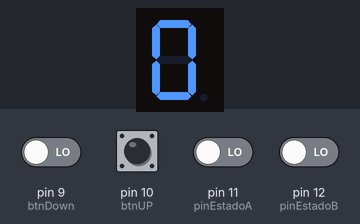
The sketch below on a simulated Arduino Uno, built with avr-gcc and run on an emulated ATmega328P. Parts: 1-digit seven-segment display. Wiring (inferred from the names in the program): 1-digit 7-segment display, segments lit when HIGH: segments pin 2, pin 3, pin 4, pin 5, pin 6, pin 7, pin 8. The inputs (shaded band) are chosen by the test bench; at power-on: pin 9 (btnDown), pin 10 (btnUP), pin 11 (pinEstadoA), pin 12 (pinEstadoB) LOW. The segment pins are drawn as the display they are named for.

Above: at 2.8 s.
2.9 s: pin 11 (pinEstadoA) driven HIGH
At 4.05 s:
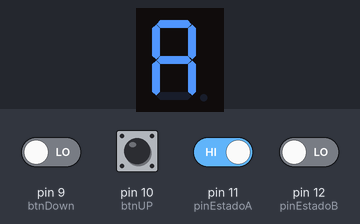
At 4.45 s:
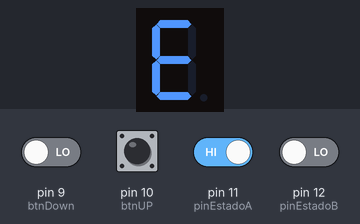
5.9 s: pin 9 (btnDown) driven HIGH
At 11.0 s:
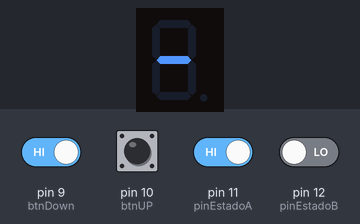
Timing chart, 0 to 12.5 s (numbered marks = the images above; inputs shaded):
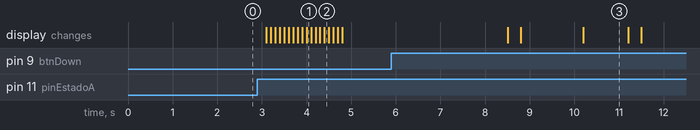

Measured:
- after the input at 2.9 s, the display: first changes after 0.20 s (image 1 shows a later state)
- after the input at 5.9 s, the display: first changes after 2.6 s (image 3 shows a later state)
- what the display in image 3 shows lasts 1.0 s, from 10.2 s to 11.2 s

The sketch:

Ensamblador-arq.ino
```cpp
int pinA = 2;
int pinB = 3;
int pinC = 4;
int pinD = 5;
int pinE = 6;
int pinF = 7;
int pinG = 8;
int btnDown = 9;
int btnUP = 10;
int contador = 0;
int resultado;
// Definición de las entradas EstadoA y EstadoB
int pinEstadoA = 11; // Definir el pin para EstadoA
int pinEstadoB = 12; // Definir el pin para EstadoB

void setup()
{
  for (int x = 2; x <= 8; x++) {
    pinMode(x, OUTPUT);
  }

  pinMode(btnDown, INPUT);
  pinMode(btnUP, INPUT);

  pinMode(pinEstadoA, INPUT); // Configurar EstadoA como entrada
  pinMode(pinEstadoB, INPUT); // Configurar EstadoB como entrada

  // Inicializar display apagado
  for (int x = 2; x <= 8; x++) {
    digitalWrite(x, LOW);
  }
}

void loop()
{
  // Leer el valor de los botones
  int valorbtnup = digitalRead(btnUP);
  if (valorbtnup == HIGH) {
    contador++;
    delay(200);
  }

  int valorbtndown = digitalRead(btnDown);
  if (valorbtndown == HIGH) {
    contador--;
    delay(200);
  }

  // Limitar el contador entre 0 y 15
  if (contador > 15) {
    contador = 0;
  }
  if (contador < 0) {
    contador = 15;
  }

  // Leer los estados de las entradas A y B
  int EstadoA = digitalRead(pinEstadoA);
  int EstadoB = digitalRead(pinEstadoB);

  // Aquí se realizarían las operaciones según el contador
  if (contador == 0) {
  // Suma
  if (EstadoA ^ EstadoB) {
    resultado += 1;
    delay(100);
  }
  if (EstadoA && EstadoB) {
    resultado += 2;
    delay(100);
  }

}

  if (contador == 1) {
    // Resta
      if (EstadoA ^ EstadoB) {
        resultado -= 1;
        delay(100);
      }

      if (!EstadoA && EstadoB) {
        resultado -= -1;
        delay(100);
      }else{
        resultado -=0;
        delay(100);
      }
  }

  if (contador == 2) {
    // Multiplicación
    if (EstadoA && EstadoB) {
      resultado *=1;
      delay(100); // Asignar un resultado ejemplo
    }else{
      resultado =0;
      delay(100);
    }
  }

  if (contador == 3) {
    // División
    if (EstadoA && EstadoB) {
      resultado /= 1;
      delay(100);
    } else if (!EstadoA && !EstadoB) {
      resultado /= 0;
      delay(100);
    } else if (EstadoA && !EstadoB) {
      resultado = 16;
    } if (!EstadoA && EstadoB) {
         resultado = 17;
       }
  }

  // Mostrar en el display según resultado
  switch (resultado) {
    case 0: // 0
      digitalWrite(pinA, HIGH);
      digitalWrite(pinB, HIGH);
      digitalWrite(pinC, HIGH);
      digitalWrite(pinD, HIGH);
      digitalWrite(pinE, HIGH);
      digitalWrite(pinF, HIGH);
      digitalWrite(pinG, LOW);
      delay(1000);
      break;

    case 1: // 1
      digitalWrite(pinA, LOW);
      digitalWrite(pinB, HIGH);
      digitalWrite(pinC, HIGH);
      digitalWrite(pinD, LOW);
      digitalWrite(pinE, LOW);
      digitalWrite(pinF, LOW);
      digitalWrite(pinG, LOW);
      break;

    case 2: // 2
      digitalWrite(pinA, HIGH);
      digitalWrite(pinB, HIGH);
      digitalWrite(pinC, LOW);
      digitalWrite(pinD, HIGH);
      digitalWrite(pinE, HIGH);
      digitalWrite(pinF, LOW);
      digitalWrite(pinG, HIGH);
      break;

    case 3: // 3
      digitalWrite(pinA, HIGH);
      digitalWrite(pinB, HIGH);
      digitalWrite(pinC, HIGH);
      digitalWrite(pinD, HIGH);
      digitalWrite(pinE, LOW);
      digitalWrite(pinF, LOW);
      digitalWrite(pinG, HIGH);
      break;

    case 4: // 4
      digitalWrite(pinA, LOW);
      digitalWrite(pinB, HIGH);
      digitalWrite(pinC, HIGH);
      digitalWrite(pinD, LOW);
      digitalWrite(pinE, LOW);
      digitalWrite(pinF, HIGH);
      digitalWrite(pinG, HIGH);
      break;

    case 5: // 5
      digitalWrite(pinA, HIGH);
      digitalWrite(pinB, LOW);
      digitalWrite(pinC, HIGH);
      digitalWrite(pinD, HIGH);
      digitalWrite(pinE, LOW);
      digitalWrite(pinF, HIGH);
      digitalWrite(pinG, HIGH);
      break;

    case 6: // 6
      digitalWrite(pinA, HIGH);
      digitalWrite(pinB, LOW);
      digitalWrite(pinC, HIGH);
      digitalWrite(pinD, HIGH);
      digitalWrite(pinE, HIGH);
      digitalWrite(pinF, HIGH);
      digitalWrite(pinG, HIGH);
      break;

    case 7: // 7
      digitalWrite(pinA, HIGH);
      digitalWrite(pinB, HIGH);
      digitalWrite(pinC, HIGH);
      digitalWrite(pinD, LOW);
      digitalWrite(pinE, LOW);
      digitalWrite(pinF, LOW);
      digitalWrite(pinG, LOW);
      break;

    case 8: // 8
      digitalWrite(pinA, HIGH);
      digitalWrite(pinB, HIGH);
      digitalWrite(pinC, HIGH);
      digitalWrite(pinD, HIGH);
      digitalWrite(pinE, HIGH);
      digitalWrite(pinF, HIGH);
      digitalWrite(pinG, HIGH);
      break;

    case 9: // 9
      digitalWrite(pinA, HIGH);
      digitalWrite(pinB, HIGH);
      digitalWrite(pinC, HIGH);
      digitalWrite(pinD, HIGH);
      digitalWrite(pinE, LOW);
      digitalWrite(pinF, HIGH);
      digitalWrite(pinG, HIGH);
      break;

    case 10: // A
      digitalWrite(pinA, HIGH);
      digitalWrite(pinB, HIGH);
      digitalWrite(pinC, HIGH);
      digitalWrite(pinD, LOW);
      digitalWrite(pinE, HIGH);
      digitalWrite(pinF, HIGH);
      digitalWrite(pinG, HIGH);
      break;

    case 11: // B
      digitalWrite(pinA, LOW);
      digitalWrite(pinB, LOW);
      digitalWrite(pinC, HIGH);
      digitalWrite(pinD, HIGH);
      digitalWrite(pinE, HIGH);
      digitalWrite(pinF, HIGH);
      digitalWrite(pinG, HIGH);
      break;

    case 12: // C
      digitalWrite(pinA, HIGH);
      digitalWrite(pinB, LOW);
      digitalWrite(pinC, LOW);
      digitalWrite(pinD, HIGH);
      digitalWrite(pinE, HIGH);
      digitalWrite(pinF, HIGH);
      digitalWrite(pinG, LOW);
      break;

    case 13: // D
      digitalWrite(pinA, LOW);
      digitalWrite(pinB, HIGH);
      digitalWrite(pinC, HIGH);
      digitalWrite(pinD, HIGH);
      digitalWrite(pinE, HIGH);
      digitalWrite(pinF, LOW);
      digitalWrite(pinG, HIGH);
      break;

    case 14: // E
      digitalWrite(pinA, HIGH);
      digitalWrite(pinB, LOW);
      digitalWrite(pinC, LOW);
      digitalWrite(pinD, HIGH);
      digitalWrite(pinE, HIGH);
      digitalWrite(pinF, HIGH);
      digitalWrite(pinG, HIGH);
      break;

    case 15: // F
      digitalWrite(pinA, HIGH);
      digitalWrite(pinB, LOW);
      digitalWrite(pinC, LOW);
      digitalWrite(pinD, LOW);
      digitalWrite(pinE, HIGH);
      digitalWrite(pinF, HIGH);
      digitalWrite(pinG, HIGH);
      break;


      case 16: // invalido
       digitalWrite(pinB, HIGH); // Segmento B
       digitalWrite(pinC, HIGH); // Segmento C
       digitalWrite(pinE, HIGH); // Segmento E
      digitalWrite(pinF, HIGH); // Segmento F
      break;

      case 17: // infinito
     digitalWrite(pinA, HIGH);  // Segmento A
     digitalWrite(pinB, HIGH);  // Segmento B
      digitalWrite(pinC, LOW);   // Segmento C
     digitalWrite(pinD, HIGH);  // Segmento D
     digitalWrite(pinE, HIGH);  // Segmento E
      digitalWrite(pinF, LOW);   // Segmento F
      digitalWrite(pinG, HIGH);  // Segmento G
      break;

      case-1:

      // Mostrar "menos" (solo el segmento G encendido)
      digitalWrite(pinA, LOW);
      digitalWrite(pinB, LOW);
      digitalWrite(pinC, LOW);
      digitalWrite(pinD, LOW);
      digitalWrite(pinE, LOW);
     digitalWrite(pinF, LOW);
     digitalWrite(pinG, HIGH); // Segmento G (horizontal medio) encendido

      delay(1000);  // Espera 1 segundo antes de cambiar

     // Mostrar "1" (segmentos B y C encendidos)
      digitalWrite(pinA, LOW);
     digitalWrite(pinB, HIGH);
     digitalWrite(pinC, HIGH);
     digitalWrite(pinD, LOW);
     digitalWrite(pinE, LOW);
     digitalWrite(pinF, LOW);
     digitalWrite(pinG, LOW);
     break;


     default:
      // Apaga el display en caso de error
      digitalWrite(pinA, LOW);
      digitalWrite(pinB, LOW);
      digitalWrite(pinC, LOW);
      digitalWrite(pinD, LOW);
      digitalWrite(pinE, LOW);
      digitalWrite(pinF, LOW);
      digitalWrite(pinG, LOW);
      break;
  }
}
```
